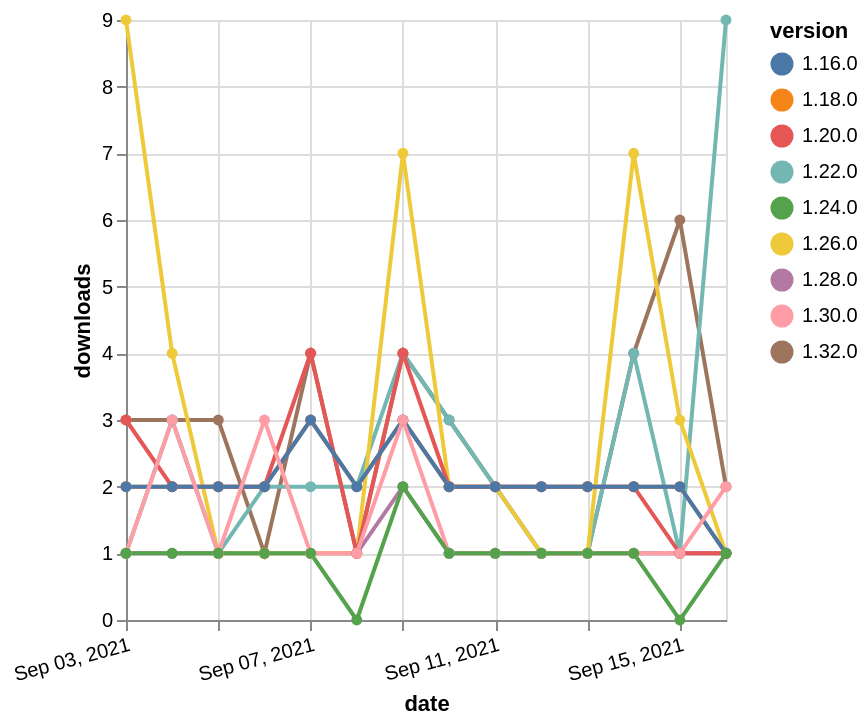

Express this chart as Vega-Lite.
### Vega-Lite specification from a JSON file in a GitHub repository (floating-point values rounded to 4 significant figures)
{"$schema": "https://vega.github.io/schema/vega-lite/v5.json", "description": "A simple bar chart with embedded data.", "data": {"values": [{"date": "2021-09-03", "total": 2797, "delta": 2, "version": "1.18.0"}, {"date": "2021-09-04", "total": 2799, "delta": 2, "version": "1.18.0"}, {"date": "2021-09-05", "total": 2801, "delta": 2, "version": "1.18.0"}, {"date": "2021-09-06", "total": 2803, "delta": 2, "version": "1.18.0"}, {"date": "2021-09-07", "total": 2806, "delta": 3, "version": "1.18.0"}, {"date": "2021-09-08", "total": 2808, "delta": 2, "version": "1.18.0"}, {"date": "2021-09-09", "total": 2811, "delta": 3, "version": "1.18.0"}, {"date": "2021-09-10", "total": 2813, "delta": 2, "version": "1.18.0"}, {"date": "2021-09-11", "total": 2815, "delta": 2, "version": "1.18.0"}, {"date": "2021-09-12", "total": 2817, "delta": 2, "version": "1.18.0"}, {"date": "2021-09-13", "total": 2819, "delta": 2, "version": "1.18.0"}, {"date": "2021-09-14", "total": 2821, "delta": 2, "version": "1.18.0"}, {"date": "2021-09-15", "total": 2823, "delta": 2, "version": "1.18.0"}, {"date": "2021-09-16", "total": 2824, "delta": 1, "version": "1.18.0"}, {"date": "2021-09-03", "total": 197, "delta": 3, "version": "1.32.0"}, {"date": "2021-09-04", "total": 200, "delta": 3, "version": "1.32.0"}, {"date": "2021-09-05", "total": 203, "delta": 3, "version": "1.32.0"}, {"date": "2021-09-06", "total": 204, "delta": 1, "version": "1.32.0"}, {"date": "2021-09-07", "total": 208, "delta": 4, "version": "1.32.0"}, {"date": "2021-09-08", "total": 209, "delta": 1, "version": "1.32.0"}, {"date": "2021-09-09", "total": 213, "delta": 4, "version": "1.32.0"}, {"date": "2021-09-10", "total": 216, "delta": 3, "version": "1.32.0"}, {"date": "2021-09-11", "total": 218, "delta": 2, "version": "1.32.0"}, {"date": "2021-09-12", "total": 219, "delta": 1, "version": "1.32.0"}, {"date": "2021-09-13", "total": 220, "delta": 1, "version": "1.32.0"}, {"date": "2021-09-14", "total": 224, "delta": 4, "version": "1.32.0"}, {"date": "2021-09-15", "total": 230, "delta": 6, "version": "1.32.0"}, {"date": "2021-09-16", "total": 232, "delta": 2, "version": "1.32.0"}, {"date": "2021-09-03", "total": 2815, "delta": 1, "version": "1.22.0"}, {"date": "2021-09-04", "total": 2818, "delta": 3, "version": "1.22.0"}, {"date": "2021-09-05", "total": 2819, "delta": 1, "version": "1.22.0"}, {"date": "2021-09-06", "total": 2821, "delta": 2, "version": "1.22.0"}, {"date": "2021-09-07", "total": 2823, "delta": 2, "version": "1.22.0"}, {"date": "2021-09-08", "total": 2825, "delta": 2, "version": "1.22.0"}, {"date": "2021-09-09", "total": 2829, "delta": 4, "version": "1.22.0"}, {"date": "2021-09-10", "total": 2832, "delta": 3, "version": "1.22.0"}, {"date": "2021-09-11", "total": 2834, "delta": 2, "version": "1.22.0"}, {"date": "2021-09-12", "total": 2835, "delta": 1, "version": "1.22.0"}, {"date": "2021-09-13", "total": 2836, "delta": 1, "version": "1.22.0"}, {"date": "2021-09-14", "total": 2840, "delta": 4, "version": "1.22.0"}, {"date": "2021-09-15", "total": 2841, "delta": 1, "version": "1.22.0"}, {"date": "2021-09-16", "total": 2850, "delta": 9, "version": "1.22.0"}, {"date": "2021-09-03", "total": 235, "delta": 1, "version": "1.28.0"}, {"date": "2021-09-04", "total": 236, "delta": 1, "version": "1.28.0"}, {"date": "2021-09-05", "total": 237, "delta": 1, "version": "1.28.0"}, {"date": "2021-09-06", "total": 238, "delta": 1, "version": "1.28.0"}, {"date": "2021-09-07", "total": 239, "delta": 1, "version": "1.28.0"}, {"date": "2021-09-08", "total": 240, "delta": 1, "version": "1.28.0"}, {"date": "2021-09-09", "total": 242, "delta": 2, "version": "1.28.0"}, {"date": "2021-09-10", "total": 243, "delta": 1, "version": "1.28.0"}, {"date": "2021-09-11", "total": 244, "delta": 1, "version": "1.28.0"}, {"date": "2021-09-12", "total": 245, "delta": 1, "version": "1.28.0"}, {"date": "2021-09-13", "total": 246, "delta": 1, "version": "1.28.0"}, {"date": "2021-09-14", "total": 247, "delta": 1, "version": "1.28.0"}, {"date": "2021-09-15", "total": 248, "delta": 1, "version": "1.28.0"}, {"date": "2021-09-16", "total": 249, "delta": 1, "version": "1.28.0"}, {"date": "2021-09-03", "total": 733, "delta": 9, "version": "1.26.0"}, {"date": "2021-09-04", "total": 737, "delta": 4, "version": "1.26.0"}, {"date": "2021-09-05", "total": 738, "delta": 1, "version": "1.26.0"}, {"date": "2021-09-06", "total": 739, "delta": 1, "version": "1.26.0"}, {"date": "2021-09-07", "total": 740, "delta": 1, "version": "1.26.0"}, {"date": "2021-09-08", "total": 741, "delta": 1, "version": "1.26.0"}, {"date": "2021-09-09", "total": 748, "delta": 7, "version": "1.26.0"}, {"date": "2021-09-10", "total": 750, "delta": 2, "version": "1.26.0"}, {"date": "2021-09-11", "total": 752, "delta": 2, "version": "1.26.0"}, {"date": "2021-09-12", "total": 753, "delta": 1, "version": "1.26.0"}, {"date": "2021-09-13", "total": 754, "delta": 1, "version": "1.26.0"}, {"date": "2021-09-14", "total": 761, "delta": 7, "version": "1.26.0"}, {"date": "2021-09-15", "total": 764, "delta": 3, "version": "1.26.0"}, {"date": "2021-09-16", "total": 765, "delta": 1, "version": "1.26.0"}, {"date": "2021-09-03", "total": 3659, "delta": 3, "version": "1.20.0"}, {"date": "2021-09-04", "total": 3661, "delta": 2, "version": "1.20.0"}, {"date": "2021-09-05", "total": 3663, "delta": 2, "version": "1.20.0"}, {"date": "2021-09-06", "total": 3665, "delta": 2, "version": "1.20.0"}, {"date": "2021-09-07", "total": 3669, "delta": 4, "version": "1.20.0"}, {"date": "2021-09-08", "total": 3670, "delta": 1, "version": "1.20.0"}, {"date": "2021-09-09", "total": 3674, "delta": 4, "version": "1.20.0"}, {"date": "2021-09-10", "total": 3676, "delta": 2, "version": "1.20.0"}, {"date": "2021-09-11", "total": 3678, "delta": 2, "version": "1.20.0"}, {"date": "2021-09-12", "total": 3680, "delta": 2, "version": "1.20.0"}, {"date": "2021-09-13", "total": 3682, "delta": 2, "version": "1.20.0"}, {"date": "2021-09-14", "total": 3684, "delta": 2, "version": "1.20.0"}, {"date": "2021-09-15", "total": 3685, "delta": 1, "version": "1.20.0"}, {"date": "2021-09-16", "total": 3686, "delta": 1, "version": "1.20.0"}, {"date": "2021-09-03", "total": 2664, "delta": 2, "version": "1.16.0"}, {"date": "2021-09-04", "total": 2666, "delta": 2, "version": "1.16.0"}, {"date": "2021-09-05", "total": 2668, "delta": 2, "version": "1.16.0"}, {"date": "2021-09-06", "total": 2670, "delta": 2, "version": "1.16.0"}, {"date": "2021-09-07", "total": 2673, "delta": 3, "version": "1.16.0"}, {"date": "2021-09-08", "total": 2675, "delta": 2, "version": "1.16.0"}, {"date": "2021-09-09", "total": 2678, "delta": 3, "version": "1.16.0"}, {"date": "2021-09-10", "total": 2680, "delta": 2, "version": "1.16.0"}, {"date": "2021-09-11", "total": 2682, "delta": 2, "version": "1.16.0"}, {"date": "2021-09-12", "total": 2684, "delta": 2, "version": "1.16.0"}, {"date": "2021-09-13", "total": 2686, "delta": 2, "version": "1.16.0"}, {"date": "2021-09-14", "total": 2688, "delta": 2, "version": "1.16.0"}, {"date": "2021-09-15", "total": 2690, "delta": 2, "version": "1.16.0"}, {"date": "2021-09-16", "total": 2691, "delta": 1, "version": "1.16.0"}, {"date": "2021-09-03", "total": 667, "delta": 1, "version": "1.30.0"}, {"date": "2021-09-04", "total": 670, "delta": 3, "version": "1.30.0"}, {"date": "2021-09-05", "total": 671, "delta": 1, "version": "1.30.0"}, {"date": "2021-09-06", "total": 674, "delta": 3, "version": "1.30.0"}, {"date": "2021-09-07", "total": 675, "delta": 1, "version": "1.30.0"}, {"date": "2021-09-08", "total": 676, "delta": 1, "version": "1.30.0"}, {"date": "2021-09-09", "total": 679, "delta": 3, "version": "1.30.0"}, {"date": "2021-09-10", "total": 680, "delta": 1, "version": "1.30.0"}, {"date": "2021-09-11", "total": 681, "delta": 1, "version": "1.30.0"}, {"date": "2021-09-12", "total": 682, "delta": 1, "version": "1.30.0"}, {"date": "2021-09-13", "total": 683, "delta": 1, "version": "1.30.0"}, {"date": "2021-09-14", "total": 684, "delta": 1, "version": "1.30.0"}, {"date": "2021-09-15", "total": 685, "delta": 1, "version": "1.30.0"}, {"date": "2021-09-16", "total": 687, "delta": 2, "version": "1.30.0"}, {"date": "2021-09-03", "total": 309, "delta": 1, "version": "1.24.0"}, {"date": "2021-09-04", "total": 310, "delta": 1, "version": "1.24.0"}, {"date": "2021-09-05", "total": 311, "delta": 1, "version": "1.24.0"}, {"date": "2021-09-06", "total": 312, "delta": 1, "version": "1.24.0"}, {"date": "2021-09-07", "total": 313, "delta": 1, "version": "1.24.0"}, {"date": "2021-09-08", "total": 313, "delta": 0, "version": "1.24.0"}, {"date": "2021-09-09", "total": 315, "delta": 2, "version": "1.24.0"}, {"date": "2021-09-10", "total": 316, "delta": 1, "version": "1.24.0"}, {"date": "2021-09-11", "total": 317, "delta": 1, "version": "1.24.0"}, {"date": "2021-09-12", "total": 318, "delta": 1, "version": "1.24.0"}, {"date": "2021-09-13", "total": 319, "delta": 1, "version": "1.24.0"}, {"date": "2021-09-14", "total": 320, "delta": 1, "version": "1.24.0"}, {"date": "2021-09-15", "total": 320, "delta": 0, "version": "1.24.0"}, {"date": "2021-09-16", "total": 321, "delta": 1, "version": "1.24.0"}]}, "width": "container", "mark": {"type": "line", "point": {"filled": true}}, "encoding": {"x": {"field": "date", "type": "temporal", "timeUnit": "yearmonthdate", "title": "date", "axis": {"labelAngle": -15}}, "y": {"field": "delta", "type": "quantitative", "title": "downloads"}, "color": {"field": "version", "type": "nominal"}, "tooltip": {"field": "delta"}}}
